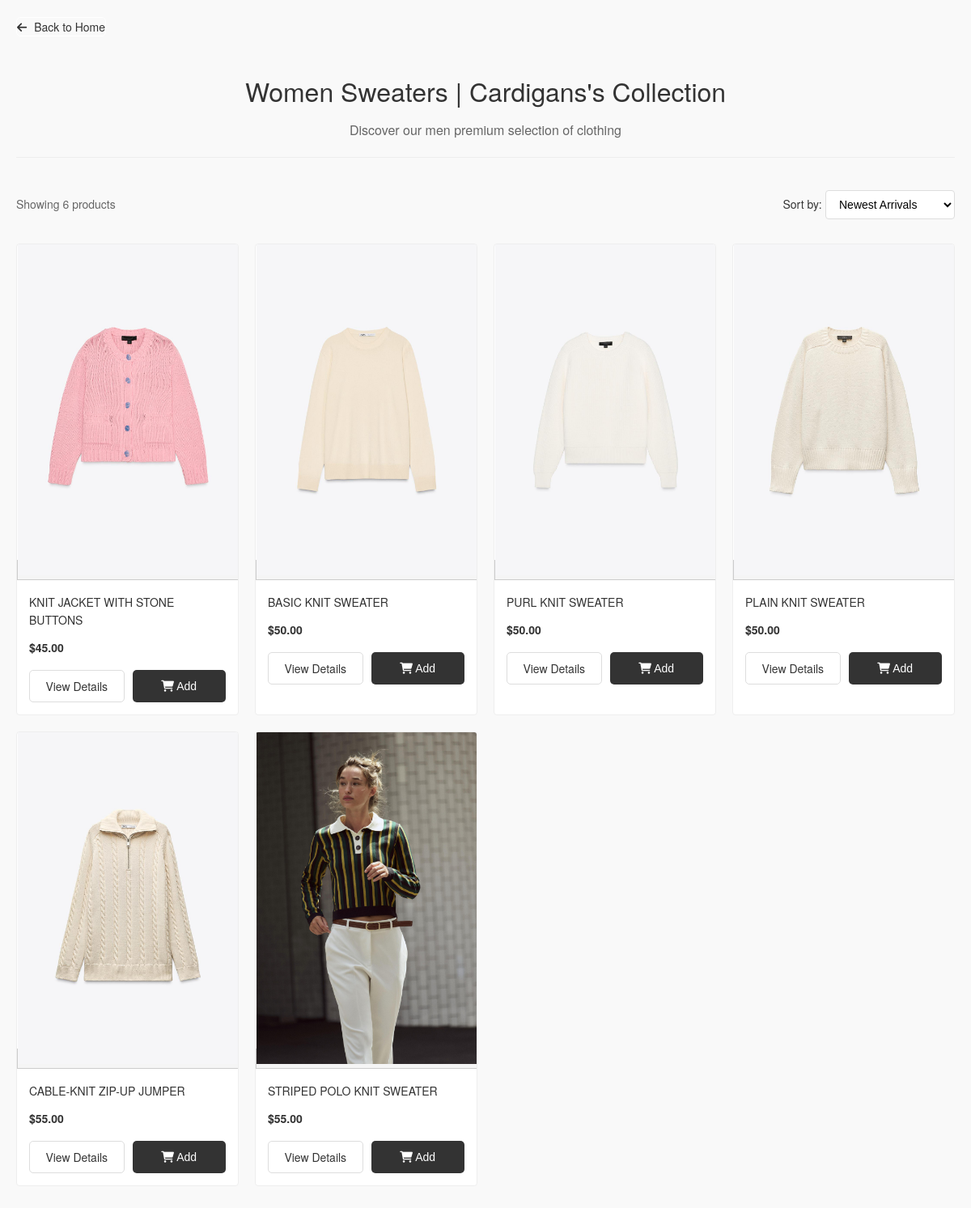
/women/sweaters_cardigans/, run on the app's committed database.
### clothes/models.py (models this page shows, shortened)
class Product(models.Model):
    CATEGORY_CHOICES = [
        ('men', 'Men'),
        ('women', 'Women'),
    ]
    SUBCATEGORY_CHOICES = [
        ('shirts', 'Shirts'),
        ('t_shirts', 'T-Shirts'),
        ('polo_shirts', 'Polo Shirt'),
        ('jeans', 'Jeans'),
        ('jackets', 'Jackets'),
        ('blazers', 'Blazers'),
        ('dresses', 'Dresses'),
        ('trousers', 'Trousers'),
        ('hoodies_sweatshirts', 'Hoodies | Sweatshirts'),
        ('sweaters_cardigans', 'Sweater | Cardigans'),
        ('tops', 'Tops'),
        ('shorts', 'Shorts'),
        ('shoes', 'Shoes'),
        ('bags', 'Bags'),
        ('accessories', 'Accessories'),
        ('perfume', 'Perfume'),
    ]
    SIZE_CHOICES = [
        ('XS', 'Extra Small'),
        ('S', 'Small'),
        ('M', 'Medium'),
        ('L', 'Large'),
        ('XL', 'Extra Large'),
    ]
    product_id = models.CharField(max_length=50, unique=True)  # Barcode or unique ID
    name = models.CharField(max_length=200)
    category = models.CharField(max_length=50, choices=CATEGORY_CHOICES)
    subcategory = models.CharField(max_length=50, choices=SUBCATEGORY_CHOICES)
    description = models.TextField()
    sku = models.CharField(max_length=50, unique=True, blank=True, null=True)
    stock = models.PositiveIntegerField(default=0)
    price = models.DecimalField(max_digits=10, decimal_places=2)
    size = models.CharField(max_length=50, choices=SIZE_CHOICES)  # Size options
    image_name = models.CharField(max_length=100, blank=True, null=True)

### clothes/views.py (the view)
# urls.py: path('women/sweaters_cardigans/', views.women_sweaters_cardigans, name='women/women_sweaters_cardigans'),
def women_sweaters_cardigans(request):
    products = Product.objects.filter(category='women', subcategory='sweaters_cardigans')
    return render(request, 'women/women_sweaters_cardigans.html', {'products': products})

### clothes/templates/women/women_sweaters_cardigans.html (shortened to what this page needs)
{% load static %}
<!DOCTYPE html>
<html lang="en">
<head>
    <link rel="stylesheet" href="https://cdnjs.cloudflare.com/ajax/libs/font-awesome/6.0.0/css/all.min.css">
    <link rel="stylesheet" href="{% static 'Shop/shop.css' %}">
</head>
<body>
    <div class="shop-container">
        <a href="{% url 'home' %}" class="back-button">
            <i class="fas fa-arrow-left"></i> Back to Home
        </a>
        <div class="shop-header">
            <h1>Women Sweaters | Cardigans's Collection</h1>
            <p class="shop-subtitle">Discover our men premium selection of clothing</p>
        </div>
        <div class="shop-toolbar">
            <div class="results-count">
                Showing {{ products.count }} products
            </div>
            <div class="sort-options">
                <label for="sort">Sort by:</label>
                <select id="sort" name="sort">
                    <option value="newest">Newest Arrivals</option>
                </select>
            </div>
        </div>
        <div class="product-grid">
            {% for product in products %}
            <div class="product-card">
                <a href="{% url 'product_detail' product.id %}" class="product-image">
                    <img src="{% static 'Shop/' %}{{ product.image_name }}" alt="{{ product.name }}" loading="lazy">
                </a>
                <div class="product-info">
                    <h3>{{ product.name }}</h3>
                    <div class="price">
                        {% if product.discount_price %}
                        <span class="current-price">${{ product.discount_price }}</span>
                        <span class="original-price">${{ product.price }}</span>
                        {% else %}
                        <span class="current-price">${{ product.price }}</span>
                        {% endif %}
                    </div>
                    <div class="product-actions">
                        <a href="{% url 'product_detail' product.id %}" class="view-btn">View Details</a>
                        <button class="add-btn" data-product-id="{{ product.id }}">
                            <i class="fas fa-shopping-cart"></i> Add
                        </button>
                    </div>
                </div>
            </div>
            {% endfor %}
        </div>
    </div>
</body>
</html>

### static/Shop/shop.css (style rules this page uses)
body { font-family: 'Helvetica Neue', Arial, sans-serif; line-height: 1.6; color: #333; background-color: #f9f9f9; margin: 0; padding: 0; }
.shop-container { max-width: 1200px; margin: 0 auto; padding: 20px; }
.back-button { display: inline-block; margin-bottom: 20px; color: #333; text-decoration: none; font-size: 14px; transition: color 0.3s; border-radius: 5px; border: 1px solid #fff; }
.back-button i { margin-right: 5px; }
.shop-header { text-align: center; margin-bottom: 40px; padding-bottom: 20px; border-bottom: 1px solid #eee; }
.shop-header h1 { font-size: 32px; margin-bottom: 10px; font-weight: 500; }
.shop-subtitle { color: #666; font-size: 16px; margin: 0; }
.shop-toolbar { display: flex; justify-content: space-between; align-items: center; margin-bottom: 30px; }
.results-count { font-size: 14px; color: #666; }
.sort-options { align-items: center; gap: 10px; }
.sort-options label { font-size: 14px; }
.sort-options select { padding: 8px 12px; border: 1px solid #ddd; border-radius: 4px; background-color: white; font-size: 14px; }
.product-grid { display: grid; grid-template-columns: repeat(4,1fr); gap: 25px; margin-bottom: 40px; }
.product-card { background: white; border: 1px solid #eee; border-radius: 4px; overflow: hidden; transition: transform 0.3s, box-shadow 0.3s; }
.product-image { width: calc(20% - 15px); text-align: center; border: 1px solid #ccc; background-color: #f5f5f5; }
.product-image img { max-width: 100%; max-height: auto; }
.product-info { padding: 15px; }
.product-info h3 { font-size: 16px; margin: 0 0 10px; font-weight: 500; }
.price { margin-bottom: 15px; }
.current-price { font-weight: 700; color: #333; }
.product-actions { display: flex; gap: 10px; }
.view-btn, .add-btn { flex: 1; padding: 8px; font-size: 14px; text-align: center; border-radius: 5px; transition: all 0.3s; }
.view-btn { background: white; color: #333; border: 1px solid #ddd; text-decoration: none; }
.add-btn { background: #333; color: white; border: none; cursor: pointer; }
@media (max-width: 1536px) { .product-grid { grid-template-columns: repeat(4, 1fr); gap: 20px; } }
@media (max-width: 1536px) { .product-info h3 { font-size: 14px; } }
@media (max-width: 1536px) { .current-price { font-size: 14px; } }
@media (max-width: 1280px) { .product-grid { grid-template-columns: repeat(4, 1fr); gap: 20px; } }
@media (max-width: 1280px) { .product-info h3 { font-size: 14px; } }
@media (max-width: 1280px) { .current-price { font-size: 14px; } }

### data on the page
Product: image_name (picture), name "KNIT JACKET WITH STONE BUTTONS", price "45.00"
Product: image_name (picture), name "BASIC KNIT SWEATER", price "50.00"
Product: image_name (picture), name "PURL KNIT SWEATER", price "50.00"
Product: image_name (picture), name "PLAIN KNIT SWEATER", price "50.00"
Product: image_name (picture), name "CABLE-KNIT ZIP-UP JUMPER", price "55.00"
Product: image_name (picture), name "STRIPED POLO KNIT SWEATER", price "55.00"

### other printed values
{{ products.count }} "6"
